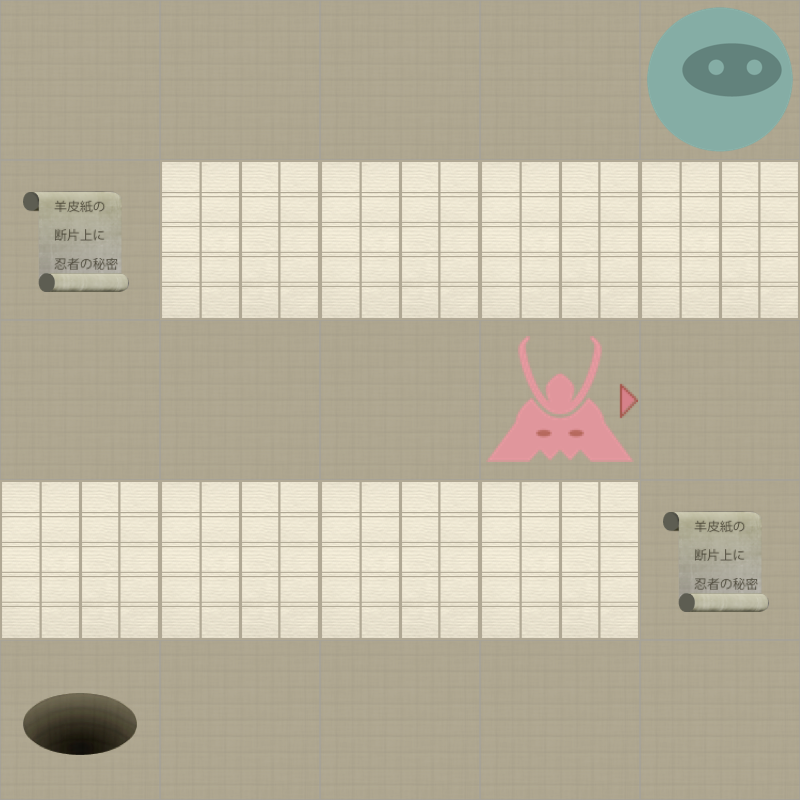

This game map was drawn from its Tiled (.tmx) file and the tilesets committed beside it. A one-line description and the trimmed map source follow:
An orthogonal 5x5 tile map with 160x160 px tiles, 2 tile layers (Level, Actors).

<map version="1.0" orientation="orthogonal" width="5" height="5" tilewidth="160" tileheight="160">
 <properties>
  <property name="moves" value="16" />
 </properties>
 <tileset firstgid="1" name="tiles" tilewidth="160" tileheight="160" spacing="2" margin="2">
  <image source="tiles-ipadhd.png" width="1024" height="1024" />
  <tile id="0">
   <properties>
    <property name="actor" value="exit" />
   </properties>
  </tile>
  <tile id="2">
   <properties>
    <property name="actor" value="guard" />
    <property name="direction" value="down" />
   </properties>
  </tile>
  <tile id="3">
   <properties>
    <property name="actor" value="guard" />
    <property name="direction" value="left" />
   </properties>
  </tile>
  <tile id="4">
   <properties>
    <property name="actor" value="guard" />
    <property name="direction" value="right" />
   </properties>
  </tile>
  <tile id="5">
   <properties>
    <property name="actor" value="guard" />
    <property name="direction" value="up" />
   </properties>
  </tile>
  <tile id="7">
   <properties>
    <property name="actor" value="player" />
   </properties>
  </tile>
  <tile id="8">
   <properties>
    <property name="actor" value="scroll" />
   </properties>
  </tile>
  <tile id="9">
   <properties>
    <property name="wall" value="1" />
   </properties>
  </tile>
 </tileset>
 <layer name="Level" width="5" height="5">
  <data>[25 cells, 25 non-empty, 2 distinct tile ids]</data>
 </layer>
 <layer name="Actors" width="5" height="5">
  <data>[25 cells, 5 non-empty, 4 distinct tile ids]</data>
 </layer>
</map>
